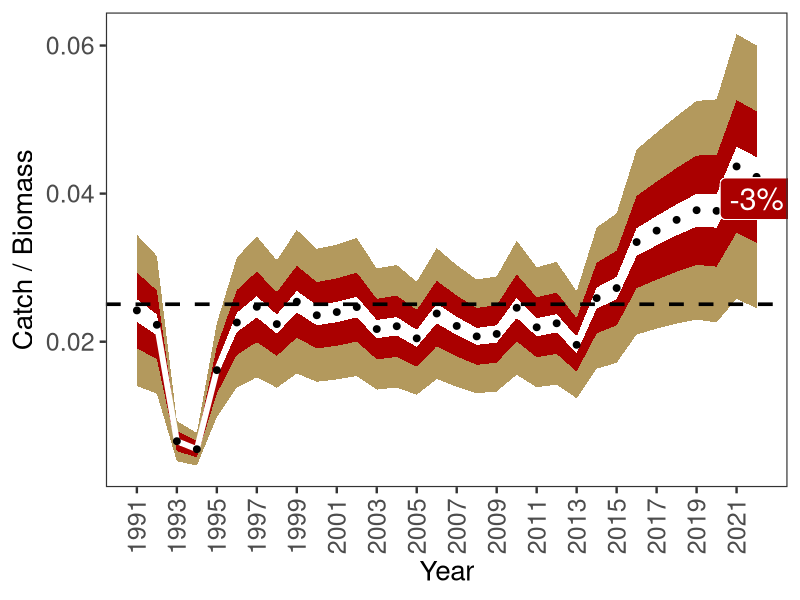

Write the R code that produced this figure.
library(ggplot2)
library(magrittr)
library(dplyr)
library(ggrepel)

dat <-vroom::vroom(here::here('partial_pop_2022', 'catch_biom.csv'))

dat %>%
  mutate(c_ssb = catch / tot,
         cv = tot_sd / tot,
         lci = c_ssb - 1.96 * cv * c_ssb,
         uci = c_ssb + 1.96 * cv * c_ssb,
         lci1 = c_ssb - 0.5 * 1.96 * cv * c_ssb,
         uci1 = c_ssb + 0.5 * 1.96 * cv * c_ssb,
         lci2 = c_ssb - 0.15 * 1.96 * cv * c_ssb,
         uci2 = c_ssb + 0.15 * 1.96 * cv * c_ssb) -> plot_dat

avg <- mean (plot_dat$c_ssb)
end <- plot_dat$c_ssb[length(plot_dat$c_ssb)]
prop_cg <- round(100 * (plot_dat$c_ssb[length(plot_dat$c_ssb)] - plot_dat$c_ssb[length(plot_dat$c_ssb) - 1]) / plot_dat$c_ssb[length(plot_dat$c_ssb) - 1], digits = 0)


# Plot catch / biomass

ggplot(data = plot_dat,
       aes(x = year, y = c_ssb)) +
  theme_bw(base_size = 18) +
  geom_ribbon(aes(ymin = lci, ymax = uci, fill = "#B3995D"), show.legend = FALSE) +
  geom_ribbon(aes(ymin = lci1, ymax = uci1, fill = "#AA0000"), show.legend = FALSE) +
  geom_ribbon(aes(ymin = lci2, ymax = uci2, fill = "white"), show.legend = FALSE) +
  #geom_line(col = "#AA0000", lwd = 10) +
  geom_line(col = "white", lwd = 2) +
  geom_point(size = 2) +
  geom_hline(yintercept = avg, linetype = "dashed", size = 1.25) +
  geom_label(x = 2022, y = 0.93 * end, label = paste0(prop_cg, "%"), nudge_y = 100, size = 7.77, color = "white", fill = "#AA0000") +
  xlab("Year") +
  ylab("Catch / Biomass") +
  theme(axis.text.x = element_text(vjust = 0.5, angle = 90, size = 18),
        axis.text.y = element_text(size = 18),
        axis.title.x = element_text(size = 20),
        axis.title.y = element_text(size = 20),
        panel.grid.major.x = element_blank(),
        panel.grid.minor.x = element_blank(),
        panel.grid.major.y = element_blank(),
        panel.grid.minor.y = element_blank(),
        strip.background = element_blank(),
        strip.placement = "outside") +
  scale_fill_manual(values = c("#AA0000", "#B3995D", "white")) +
  scale_x_continuous(limits = c(1991, 2022), breaks = seq(1991, 2022.5, by = 2))


dev.print(png, file = here::here('partial_pop_2022', "catch_biom.png"), width = 700, height = 500)
dev.off()




